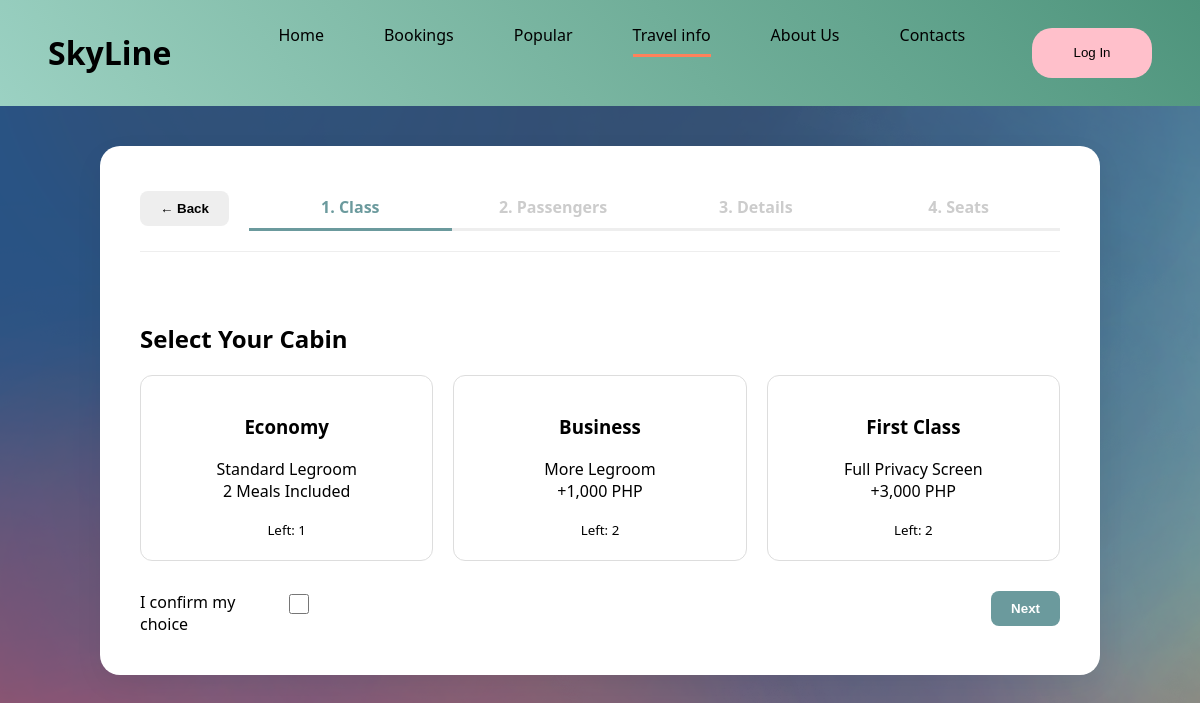
The page /checkout/2 on the database its author committed.
### app.py (models this page shows)
class Flight(db.Model):
    id = db.Column(db.Integer, primary_key=True)
    from_country = db.Column(db.String(50), nullable=False)
    from_city = db.Column(db.String(50), nullable=False)
    to_country = db.Column(db.String(50), nullable=False)
    to_city = db.Column(db.String(50), nullable=False)
    dep_date = db.Column(db.String(20), nullable=False)
    dep_time = db.Column(db.String(20), nullable=False)
    ret_date = db.Column(db.String(20), nullable=False)
    ret_time = db.Column(db.String(20), nullable=False)
    duration = db.Column(db.String(20), nullable=False)
    tickets_economy = db.Column(db.Integer)
    tickets_business = db.Column(db.Integer)
    tickets_first = db.Column(db.Integer)
    price = db.Column(db.Float, nullable=False)
    promo_code = db.Column(db.String(50), nullable=False)
    trip_type=db.Column(db.String(50), nullable=False)

### app.py (the view)
@app.route('/checkout/<int:flight_id>')
def checkout(flight_id):
    flight = Flight.query.get_or_404(flight_id)
    return render_template('checkout.html', flight=flight, calc_arrival=calculate_arrival)

### templates/checkout.html (shortened to what this page needs)
<!DOCTYPE html>
<html lang="en">
<head>
    <link rel="stylesheet" href="{{ url_for('static', filename='style.css') }}">
    <link rel="stylesheet" href="{{ url_for('static', filename='checkout.css') }}">
</head>
<body>
<div class="nav">
            <div class="logo"><h1>SkyLine</h1></div>
            <ul class="nav-container">
                <li class="nav-buttons"><a href="{{ url_for('index') }}">Home<hr class="n1"></a></li>
                <li class="nav-buttons"><a href="{{ url_for('booking') }}">Bookings<hr class="n2"></a></li>
                <li class="nav-buttons"><a href="#">Popular<hr class="n3"></a></li>
                <li class="nav-buttons">
                    <a href="#">Travel info<hr class="n3" style="width: 100%;"></a>
                </li>
                <li class="nav-buttons"><a href="{{ url_for('about') }}#about">About Us<hr class="n4"></a></li>
                <li class="nav-buttons"><a href="{{ url_for('contact') }}#contact">Contacts<hr class="n5"></a></li>
            </ul>
            <button class="log-in"><a href="{{ url_for('login') }}">Log In</a></button>
        </div>
<div class="booking-wrapper">
    <div class="nav-header">
        <button class="back-btn" onclick="goBack()">← Back</button>
        <div class="step-tabs">
            <div class="tab active" id="t1">1. Class</div>
            <div class="tab" id="t2">2. Passengers</div>
            <div class="tab" id="t3">3. Details</div>
            <div class="tab" id="t4">4. Seats</div>
        </div>
    </div>
    <form id="master_booking_form" action="{{ url_for('process_booking', flight_id=flight.id) }}" method="POST">
        <div class="step-content active" id="step1">
            <h2>Select Your Cabin</h2>
            <div class="tier-container">
                <div class="tier-box" onclick="setTier('economy', 0)">
                    <h3>Economy</h3>
                    <p>Standard Legroom<br>2 Meals Included</p>
                    <small>Left: {{ flight.tickets_economy }}</small>
                </div>
                <div class="tier-box" onclick="setTier('business', 1000)">
                    <h3>Business</h3>
                    <p>More Legroom<br>+1,000 PHP</p>
                    <small>Left: {{ flight.tickets_business }}</small>
                </div>
                <div class="tier-box" onclick="setTier('first', 3000)">
                    <h3>First Class</h3>
                    <p>Full Privacy Screen<br>+3,000 PHP</p>
                    <small>Left: {{ flight.tickets_first }}</small>
                </div>
            </div>
            <div style="display: inline-flex; height: fit-content;"><p style="width: 145px; padding: 0;margin: 0;">I confirm my choice</p><input type="checkbox" id="c1" style="padding: 0; height: 20px; width:20px;"> </div>
            <button type="button" class="back-btn" style="float:right; background:var(--primary); color:white;" onclick="nextStep(2)">Next</button>
        </div>
    </form>
</div>
</body>
</html>

### static/style.css (style rules this page uses)
html, body { margin: 0; padding: 0; background-color: rgb(255, 255, 255); font-family: 'Franklin Gothic Medium'; scroll-behavior: smooth; overflow-x: hidden; width: 100%; }
* { box-sizing: border-box; }
.nav { width: 100%; height: auto; min-height: 60px; background-image: linear-gradient(50deg, #b5eed1d0, #4e947c); display: flex; flex-wrap: wrap; align-items: center; justify-content: space-between; padding: 10px 4%; margin: 0 0; overflow: visible; }
.nav hr { height: 3px; border: none; background-color: #ff815b; width: 0px; transition: width 0.3s ease-out; }
.logo { margin: auto 0; }
.nav-container { width: auto; max-width: 100%; display: flex; gap: 20px; margin-top: 0; }
.nav-container, .nav-buttons, a { text-decoration: none; list-style-type: none; color: black; }
.log-in { width: 120px; height: 50px; background-color: pink; margin: auto 0; border: none; border-radius: 20px; }
.nav-buttons { position: relative; list-style: none; padding: 10px 20px; }

### static/checkout.css (style rules this page uses)
:root { --primary: #6b9a9d; --secondary: #4a6d70; --accent: #ff99cc; --occupied: #ff4d4d; --bg: #f0f4f4; }
body { background-image: url(images/booking.webp); font-family: 'Segoe UI', sans-serif; margin: 0; min-height: 120vh; }
.nav-header { display: flex; align-items: center; margin-bottom: 30px; gap: 20px; border-bottom: 1px solid #eee; padding-bottom: 20px; }
.back-btn { background: #eee; border: none; padding: 10px 20px; border-radius: 8px; cursor: pointer; font-weight: bold; transition: 0.3s; }
.booking-wrapper { max-width: 1000px; margin: 40px auto; padding: 40px; border-radius: 20px; background-color: rgb(255, 255, 255); box-shadow: 0 10px 30px rgba(0, 0, 0, 0.05); min-height: fit-content; }
.step-tabs { flex-grow: 1; display: flex; justify-content: space-around; }
.tab { padding: 10px; font-weight: bold; color: #ccc; border-bottom: 3px solid #eee; transition: 0.3s; flex: 1; text-align: center; }
.tab.active { color: var(--primary); border-bottom: 3px solid var(--primary); }
.step-content { display: none; padding-top: 20px; }
.step-content.active { display: block; }
.tier-container { display: flex; gap: 20px; margin-bottom: 30px; }
.tier-box { flex: 1; border: 1px solid #ddd; padding: 20px; border-radius: 12px; cursor: pointer; text-align: center; transition: 0.3s; }
input, select { padding: 12px; border: 1px solid #ddd; border-radius: 8px; width: 100%; }

### rows shown on the page
Flight: tickets_economy "1", tickets_business "2", tickets_first "2"
